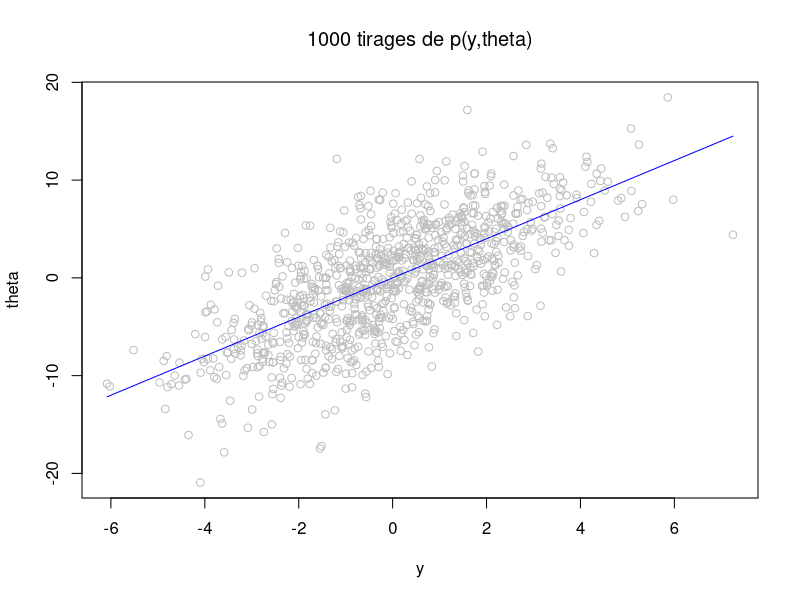

Reproduce this figure in R.
## ---- chunk 1
N <- 10000

theta1 <- rnorm(N, mean = 0, sd = sqrt(32)) # on commence par theta
y1 <- rnorm(N, mean = theta1/4, sd = sqrt(2)) # y sachant theta
sim_data <- data.frame(theta1, y1) 

y2 <- rnorm(N, mean = 0, sd = sqrt(4)) # on commence par y
theta2 <- rnorm(N, mean = 2*y2, sd = sqrt(16)) # theta sachant y
sim_data2 <- data.frame(theta2, y2)
## ---- chunk 2
N <- 1000
theta <- rnorm(N, mean = 0, sd = sqrt(32))
y <- rnorm(N, mean = theta/4, sd = sqrt(2))
plot(y, theta, col = "grey",
     main = expression(paste("1000 tirages de p(y,theta)")))

curve(2*x, col = "blue", add = TRUE)
